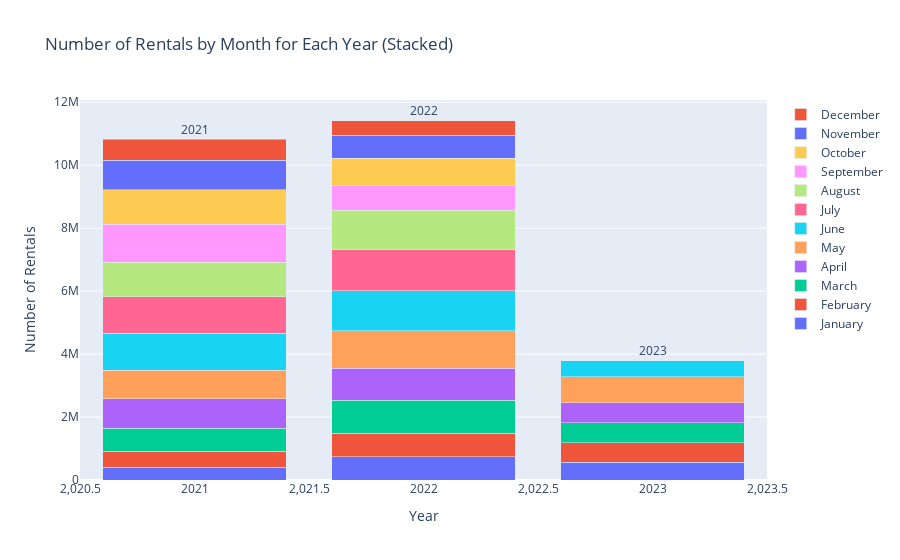

Source (notebook cell):
### Markdown cell above
## Temporal Analysis
Analyze the temporal aspects of rentals, including:
- Start and End Date: Check for any trends in rental start and end dates.
- Start Year and Month: Understand how rentals are distributed across different years and months.
- Start Day of Week: Explore the distribution of rentals by day of the week.
- Start Hour: Analyze the hourly distribution of rentals.

### Code cell
# Create a list of month names
months = ['January', 'February', 'March', 'April', 'May', 'June', 'July', 'August', 'September', 'October', 'November', 'December']

# Convert the 'Start Date' column to a datetime object if it's not already
tfl_cycling_df_preprocessed['Start Date'] = pd.to_datetime(tfl_cycling_df_preprocessed['Start Date'])

# Filter out rows with 2020 data
tfl_cycling_df_preprocessed = tfl_cycling_df_preprocessed[tfl_cycling_df_preprocessed['Start Date'].dt.year > 2020]

# Create a categorical column for months
tfl_cycling_df_preprocessed['Start Month Category'] = pd.Categorical(
    tfl_cycling_df_preprocessed['Start Date'].dt.strftime('%B'),
    categories=months,
    ordered=True
)

# Group the data by year and month and count rentals
grouped_data = tfl_cycling_df_preprocessed.groupby([tfl_cycling_df_preprocessed['Start Date'].dt.year, 'Start Month Category'])['Rental Id'].count().unstack()

# Create a Plotly figure
traces = []
for month in months:
    traces.append(go.Bar(
        x=grouped_data.index,
        y=grouped_data[month].fillna(0),  # Fill NaN values with 0
        name=month
    ))

layout = go.Layout(
    title='Number of Rentals by Month for Each Year (Stacked)',
    xaxis=dict(title='Year'),
    yaxis=dict(title='Number of Rentals'),
    barmode='stack'
)

fig = go.Figure(data=traces, layout=layout)

# Add total rentals at the top of each bar
for i in range(len(grouped_data.index)):
    year = int(grouped_data.index[i])
    height = grouped_data.iloc[i].sum()
    fig.add_annotation(
        text=f'{year}',
        x=year,
        y=height,
        showarrow=False,
        xshift=0,
        yshift=10
    )

pyo.iplot(fig)

### Figure 1 — Plotly figure (JSON) as saved in the notebook; plotly's stock layout.template omitted (floating-point values rounded to 4 significant figures)
{"data": [{"name": "January", "type": "bar", "x": [2021, 2022, 2023], "y": [405015, 741875, 569504]}, {"name": "February", "type": "bar", "x": [2021, 2022, 2023], "y": [504154, 743581, 612571]}, {"name": "March", "type": "bar", "x": [2021, 2022, 2023], "y": [738522, 1047369, 629728]}, {"name": "April", "type": "bar", "x": [2021, 2022, 2023], "y": [930934, 1022467, 646025]}, {"name": "May", "type": "bar", "x": [2021, 2022, 2023], "y": [912059, 1190590, 821882]}, {"name": "June", "type": "bar", "x": [2021, 2022, 2023], "y": [1169603, 1268701, 515208]}, {"name": "July", "type": "bar", "x": [2021, 2022, 2023], "y": [1155434, 1303376, 0]}, {"name": "August", "type": "bar", "x": [2021, 2022, 2023], "y": [1098972, 1249038, 0]}, {"name": "September", "type": "bar", "x": [2021, 2022, 2023], "y": [1208914, 796412, 0]}, {"name": "October", "type": "bar", "x": [2021, 2022, 2023], "y": [1099712, 861664, 0]}, {"name": "November", "type": "bar", "x": [2021, 2022, 2023], "y": [936941, 723460, 0]}, {"name": "December", "type": "bar", "x": [2021, 2022, 2023], "y": [661029, 470761, 0]}], "layout": {"annotations": [{"showarrow": false, "text": "2021", "x": 2021, "xshift": 0, "y": 10821289, "yshift": 10}, {"showarrow": false, "text": "2022", "x": 2022, "xshift": 0, "y": 11419294, "yshift": 10}, {"showarrow": false, "text": "2023", "x": 2023, "xshift": 0, "y": 3794918, "yshift": 10}], "barmode": "stack", "title": {"text": "Number of Rentals by Month for Each Year (Stacked)"}, "xaxis": {"title": {"text": "Year"}}, "yaxis": {"title": {"text": "Number of Rentals"}}}}
